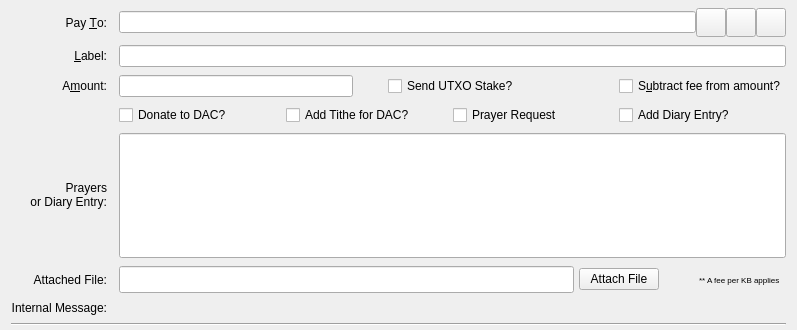
  <widget class="QFrame" name="SendCoins">
   <property name="toolTip">
    <string>This is a normal payment.</string>
   </property>
   <property name="frameShape">
    <enum>QFrame::NoFrame</enum>
   </property>
   <layout class="QGridLayout" name="gridLayout">
    <property name="topMargin">
     <number>8</number>
    </property>
    <property name="bottomMargin">
     <number>4</number>
    </property>
    <property name="horizontalSpacing">
     <number>12</number>
    </property>
    <property name="verticalSpacing">
     <number>8</number>
    </property>
    <item row="0" column="0">
     <widget class="QLabel" name="payToLabel">
      <property name="text">
       <string>Pay &amp;To:</string>
      </property>
      <property name="alignment">
       <set>Qt::AlignRight|Qt::AlignTrailing|Qt::AlignVCenter</set>
      </property>
      <property name="buddy">
       <cstring>payTo</cstring>
      </property>
     </widget>
    </item>
    <item row="0" column="1">
     <layout class="QHBoxLayout" name="payToLayout">
      <property name="spacing">
       <number>0</number>
      </property>
      <item>
       <widget class="QValidatedLineEdit" name="payTo">
        <property name="toolTip">
         <string>The address to send the payment to</string>
        </property>
       </widget>
      </item>
      <item>
       <widget class="QToolButton" name="addressBookButton">
        <property name="toolTip">
         <string>Choose previously used address</string>
        </property>
        <property name="text">
         <string/>
        </property>
        <property name="iconSize">
         <size>
          <width>22</width>
          <height>22</height>
         </size>
        </property>
        <property name="shortcut">
         <string>Alt+A</string>
        </property>
       </widget>
      </item>
      <item>
       <widget class="QToolButton" name="pasteButton">
        <property name="toolTip">
         <string>Paste address from clipboard</string>
        </property>
        <property name="text">
         <string/>
        </property>
        <property name="iconSize">
         <size>
          <width>22</width>
          <height>22</height>
         </size>
        </property>
        <property name="shortcut">
         <string>Alt+P</string>
        </property>
       </widget>
      </item>
      <item>
       <widget class="QToolButton" name="deleteButton">
        <property name="toolTip">
         <string>Remove this entry</string>
        </property>
        <property name="text">
         <string/>
        </property>
        <property name="iconSize">
         <size>
          <width>22</width>
          <height>22</height>
         </size>
        </property>
       </widget>
      </item>
     </layout>
    </item>
    <item row="1" column="0">
     <widget class="QLabel" name="labellLabel">
      <property name="text">
       <string>&amp;Label:</string>
      </property>
      <property name="alignment">
       <set>Qt::AlignRight|Qt::AlignTrailing|Qt::AlignVCenter</set>
      </property>
      <property name="buddy">
       <cstring>addAsLabel</cstring>
      </property>
     </widget>
    </item>
    <item row="1" column="1">
     <widget class="QLineEdit" name="addAsLabel">
      <property name="toolTip">
       <string>Enter a label for this address to add it to the list of used addresses</string>
      </property>
     </widget>
    </item>
    <item row="2" column="0">
     <widget class="QLabel" name="amountLabel">
      <property name="text">
       <string>A&amp;mount:</string>
      </property>
      <property name="alignment">
       <set>Qt::AlignRight|Qt::AlignTrailing|Qt::AlignVCenter</set>
      </property>
      <property name="buddy">
       <cstring>payAmount</cstring>
      </property>
     </widget>
    </item>
    <item row="2" column="1">
     <layout class="QHBoxLayout" name="horizontalLayoutAmount" stretch="0,0,0,0,0">
      <item>
       <widget class="BitcoinAmountField" name="payAmount">
        <property name="minimumSize">
         <size>
          <width>234</width>
          <height>0</height>
         </size>
        </property>
       </widget>
      </item>
      <item>
       <spacer name="horizontalSpacer">
        <property name="orientation">
         <enum>Qt::Horizontal</enum>
        </property>
        <property name="sizeType">
         <enum>QSizePolicy::Maximum</enum>
        </property>
        <property name="sizeHint" stdset="0">
         <size>
          <width>35</width>
          <height>20</height>
         </size>
        </property>
       </spacer>
      </item>
      <item>
       <widget class="QCheckBox" name="chkDWS">
        <property name="toolTip">
         <string>Send UTXO Stake.  If you win the block you receive the block reward.  You also receive perpetual returns in the UTXO leaderboard.</string>
        </property>
        <property name="text">
         <string>Send UTXO Stake?</string>
        </property>
       </widget>
      </item>
      <item>
       <spacer name="horizontalSpacer_77">
        <property name="orientation">
         <enum>Qt::Horizontal</enum>
        </property>
        <property name="sizeHint" stdset="0">
         <size>
          <width>10</width>
          <height>20</height>
         </size>
        </property>
       </spacer>
      </item>
      <item>
       <widget class="QCheckBox" name="checkboxSubtractFeeFromAmount">
        <property name="toolTip">
         <string>The fee will be deducted from the amount being sent. The recipient will receive a lower amount of coins than you enter in the amount field. If multiple recipients are selected, the fee is split equally.</string>
        </property>
        <property name="text">
         <string>S&amp;ubtract fee from amount?</string>
        </property>
       </widget>
      </item>
     </layout>
    </item>
    <item row="5" column="0">
     <widget class="QLabel" name="messageCaption">
      <property name="text">
       <string>Prayers&lt;br&gt;or Diary Entry:</string>
      </property>
      <property name="alignment">
       <set>Qt::AlignRight|Qt::AlignTrailing|Qt::AlignVCenter</set>
      </property>
      <property name="wordWrap">
       <bool>true</bool>
      </property>
     </widget>
    </item>
    <item row="5" column="1">
     <layout class="QHBoxLayout" name="horizontalLayout_7">
      <property name="spacing">
       <number>0</number>
      </property>
      <item>
       <widget class="QValidatedLineEdit" name="txtMessage">
        <property name="enabled">
         <bool>true</bool>
        </property>
        <property name="sizePolicy">
         <sizepolicy hsizetype="Expanding" vsizetype="Expanding">
          <horstretch>0</horstretch>
          <verstretch>0</verstretch>
         </sizepolicy>
        </property>
        <property name="minimumSize">
         <size>
          <width>0</width>
          <height>125</height>
         </size>
        </property>
        <property name="toolTip">
         <string>Send Custom Message to Recipient </string>
        </property>
        <property name="maxLength">
         <number>2000</number>
        </property>
       </widget>
      </item>
     </layout>
    </item>
    <item row="6" column="0">
     <widget class="QLabel" name="lblatt">
      <property name="text">
       <string>Attached File:</string>
      </property>
      <property name="alignment">
       <set>Qt::AlignRight|Qt::AlignTrailing|Qt::AlignVCenter</set>
      </property>
      <property name="tooltip" stdset="0">
       <cstring>Attach a file to this message</cstring>
      </property>
     </widget>
    </item>
    <item row="6" column="1">
     <layout class="QHBoxLayout" name="horizontalLayout_71">
      <property name="spacing">
       <number>0</number>
      </property>
      <item>
       <widget class="QValidatedLineEdit" name="txtFile">
        <property name="enabled">
         <bool>true</bool>
        </property>
        <property name="minimumSize">
         <size>
          <width>455</width>
          <height>27</height>
         </size>
        </property>
        <property name="maximumSize">
         <size>
          <width>600</width>
          <height>16777215</height>
         </size>
        </property>
        <property name="toolTip">
         <string>Attached File</string>
        </property>
        <property name="maxLength">
         <number>1000</number>
        </property>
        <property name="readOnly">
         <bool>true</bool>
        </property>
       </widget>
      </item>
      <item>
       <spacer name="horizontalSpacer">
        <property name="orientation">
         <enum>Qt::Horizontal</enum>
        </property>
        <property name="sizeHint" stdset="0">
         <size>
          <width>5</width>
          <height>12</height>
         </size>
        </property>
       </spacer>
      </item>
      <item>
       <widget class="QPushButton" name="btnAttach">
        <property name="text">
         <string>Attach File</string>
        </property>
       </widget>
      </item>
      <item>
       <spacer name="horizontalSpacer_3">
        <property name="orientation">
         <enum>Qt::Horizontal</enum>
        </property>
        <property name="sizeHint" stdset="0">
         <size>
          <width>40</width>
          <height>20</height>
         </size>
        </property>
       </spacer>
      </item>
      <item>
       <widget class="QLabel" name="lblIPFSFee">
        <property name="font">
         <font>
          <pointsize>6</pointsize>
         </font>
        </property>
        <property name="text">
         <string>** A fee per KB applies</string>
        </property>
       </widget>
      </item>
      <item>
       <spacer name="horizontalSpacer_2">
        <property name="orientation">
         <enum>Qt::Horizontal</enum>
        </property>
        <property name="sizeHint" stdset="0">
         <size>
          <width>6</width>
          <height>20</height>
         </size>
        </property>
       </spacer>
      </item>
     </layout>
    </item>
    <item row="61" column="0">
     <widget class="QLabel" name="messageLabel">
      <property name="text">
       <string>Internal Message:</string>
      </property>
      <property name="alignment">
       <set>Qt::AlignRight|Qt::AlignTrailing|Qt::AlignVCenter</set>
      </property>
     </widget>
    </item>
    <item row="61" column="1">
     <widget class="QLabel" name="messageTextLabel">
      <property name="toolTip">
       <string>A message that was attached to the payment: URI which will be stored with the transaction for your reference. Note: This message will not be sent over the network.</string>
      </property>
      <property name="textFormat">
       <enum>Qt::PlainText</enum>
      </property>
     </widget>
    </item>
    <item row="71" column="0" colspan="2">
     <widget class="Line" name="line">
      <property name="orientation">
       <enum>Qt::Horizontal</enum>
      </property>
     </widget>
    </item>
    <item row="3" column="1">
     <layout class="QHBoxLayout" name="horizontalLayoutCheckboxes2">
      <item>
       <widget class="QCheckBox" name="chkDonate">
        <property name="toolTip">
         <string>Send Coins to DAC to Support Orphans?</string>
        </property>
        <property name="layoutDirection">
         <enum>Qt::LeftToRight</enum>
        </property>
        <property name="text">
         <string>Donate to DAC?</string>
        </property>
       </widget>
      </item>
      <item>
       <widget class="QCheckBox" name="chkTithe">
        <property name="toolTip">
         <string>Add an additional 10% to the transaction to be sent to Support Orphans?</string>
        </property>
        <property name="layoutDirection">
         <enum>Qt::LeftToRight</enum>
        </property>
        <property name="text">
         <string>Add Tithe for DAC?</string>
        </property>
       </widget>
      </item>
      <item>
       <widget class="QCheckBox" name="chkPrayer">
        <property name="toolTip">
         <string>Prayer Request</string>
        </property>
        <property name="text">
         <string>Prayer Request</string>
        </property>
       </widget>
      </item>
      <item>
       <widget class="QCheckBox" name="chkDiary">
       <property name="toolTip">
                <string>Add a Diary Entry (Healing Campaign)</string>
       </property>
        
        <property name="text">
         <string>Add Diary Entry?</string>
        </property>
       </widget>
      </item>
     </layout>
    </item>
   </layout>
  </widget>
